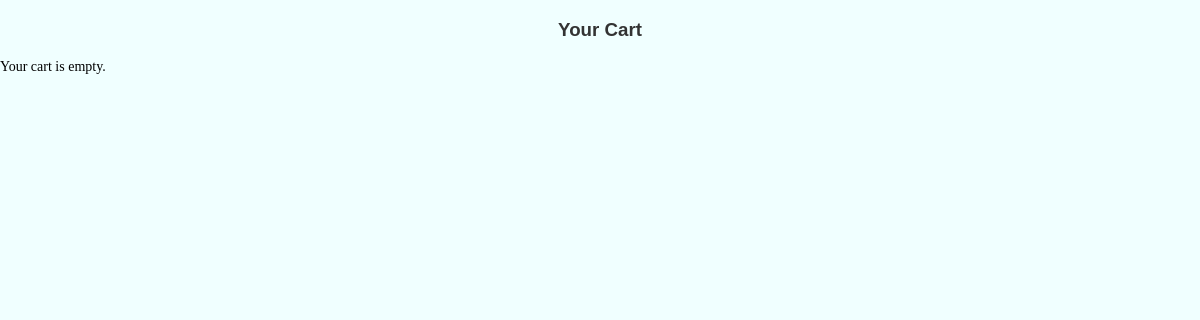
Page /added_to_cart/ (signed in) on the earlier database version.
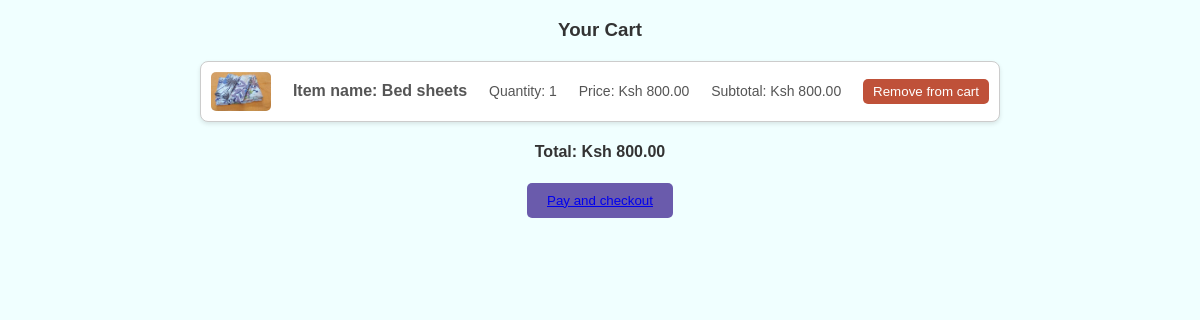
Same page on the later database version.
### app1/models.py (models this page shows, shortened)
class CartItem(models.Model): # store cart items
    user = models.ForeignKey(settings.AUTH_USER_MODEL, on_delete=models.CASCADE, related_name='cart_items')
    item = models.ForeignKey(AddItem, on_delete=models.CASCADE, related_name='cart_items')
    quantity = models.PositiveIntegerField(default=1)
    @property
    def subtotal(self):
        return self.quantity * self.item.price

class AddItem(models.Model): #items added on website
    seller = models.ForeignKey(settings.AUTH_USER_MODEL, on_delete=models.CASCADE, related_name='items_sold')
    item_name = models.CharField(max_length=50)
    quantity = models.IntegerField()
    price = models.DecimalField(max_digits=9, decimal_places=2)
    location = models.CharField(max_length=50)
    image = models.ImageField()
    description = models.TextField(max_length=300)
    date_added = models.DateTimeField(auto_now_add=True)

### app1/views.py (the view)
# urls.py: path('added_to_cart/', views.added_to_cart, name = 'added_to_cart'),
@login_required
def added_to_cart(request): #items added to cart
    cart_items = CartItem.objects.filter(user=request.user)
    orders = Order.objects.filter(user=request.user)
    cart_total = sum(item.subtotal for item in cart_items)
    order_total = sum(order.item.price * order.quantity for order in orders)
    return render(request, 'cart.html', {
        'cart_items': cart_items,
        'total': cart_total,
        'orders': orders,
        'order_total': order_total,
    })

### app1/templates/cart.html (shortened to what this page needs)
{% load static %}
<!DOCTYPE html>
<html lang="en">
<head>
    <link rel="stylesheet" href="{% static 'cart.css'%}">
</head>
<body>
    <h3>Your Cart</h3>
    {% if cart_items %}
    <ul>
        {% for item in cart_items %}
        <li>
            <img src="{{ item.item.image.url }}" alt="{{ item.item.item_name }}" width="60">
            <h4>Item name: {{ item.item.item_name }}</h4>
            <p>Quantity: {{ item.quantity }}</p>
            <p>Price: Ksh {{ item.item.price }}</p>
            <p>Subtotal: Ksh {{ item.subtotal }}</p>
            <form method="post" action="{% url 'remove_from_cart' item.id %}">
                <button type="submit">Remove from cart</button>
            </form>
        </li>
        {% endfor %}
    </ul>
    <h4>Total: Ksh {{ total }}</h4> <button type="submit"><a href="/MakePayment/">Pay and checkout</a>  </button>
    {% else %}
    <p>Your cart is empty.</p>
    {% endif %}
</body>
</html>

Differences in the rows shown:
added CartItem: item.image (picture), item.item_name "Bed sheets", quantity "1", item.price "800.00", subtotal "800.00"
Other differences:
{{ total }}: (not shown) → "800.00"
text no longer shown: "Your cart is empty."
text now shown: "Total: Ksh Pay and checkout"
